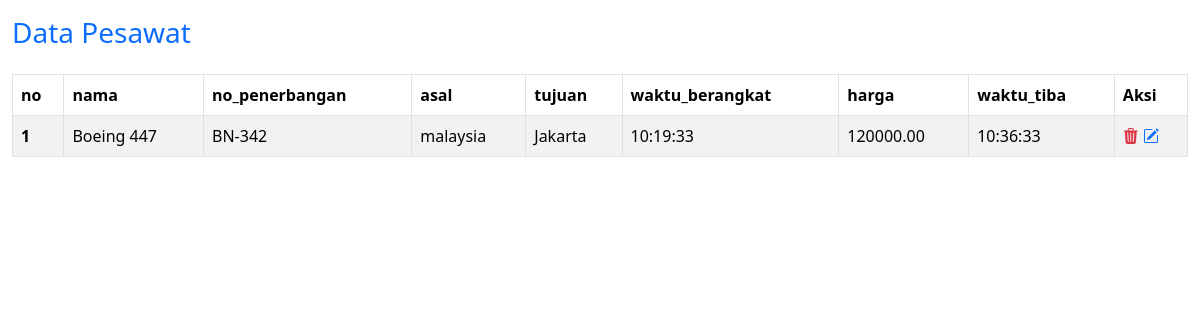
The app's page /admin/data.php, older data.
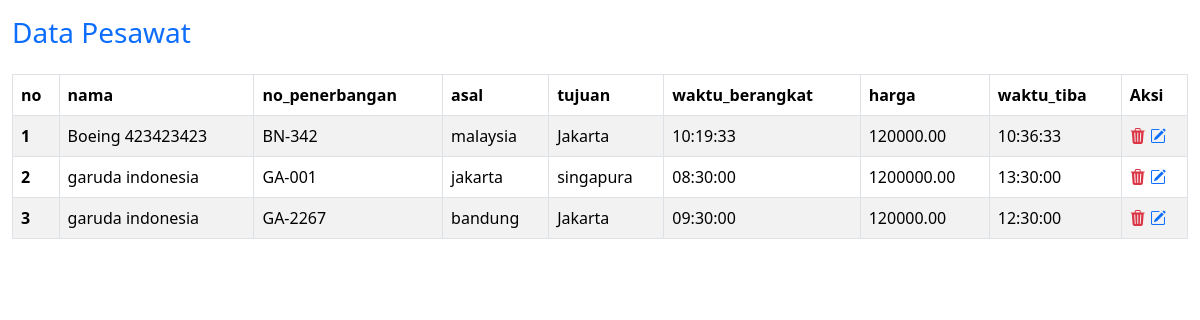
The same page, newer data.
### tables this page shows
CREATE TABLE `pesawat` (
  `id` int NOT NULL,
  `nama` varchar(50) NOT NULL,
  `no_penerbangan` varchar(50) NOT NULL,
  `asal` varchar(50) NOT NULL,
  `tujuan` varchar(50) NOT NULL,
  `waktu_berangkat` time DEFAULT NULL,
  `harga` decimal(12,2) NOT NULL,
  `created_at` timestamp NOT NULL DEFAULT CURRENT_TIMESTAMP,
  `updated_at` timestamp NOT NULL DEFAULT CURRENT_TIMESTAMP,
  `waktu_tiba` time DEFAULT NULL,
  `kursi_tersedia` int NOT NULL
);

### admin/data.php (the view)
<?php include "boot.php"; ?>
<div class="container-fluid mt-3">
    <h3 class="mb-4 text-primary">Data Pesawat</h3>
<table class="table table-striped table-bordered mt-4">
    <thead>
      <tr>
        <th scope="col">no</th>
        <th scope="col">nama</th>
        <th scope="col">no_penerbangan</th>
        <th scope="col">asal</th>
        <th scope="col">tujuan</th>
        <th scope="col">waktu_berangkat</th>
        <th scope="col">harga</th>
        <th scope="col">waktu_tiba</th>
        <th>Aksi</th>
      </tr>
    </thead>
    <tbody>
      <?php include "../koneksi.php";
      $tampil = $mysql->query("SELECT * FROM pesawat");
      foreach ($tampil as $data) {
        @$no++;
      ?>
        <tr>
          <th scope="row"><?= $no; ?></th>
          <td><?= $data['nama'] ?></td>
          <td><?= $data['no_penerbangan'] ?></td>
          <td><?= $data['asal'] ?></td>
          <td><?= $data['tujuan'] ?></td>
          <td><?= $data['waktu_berangkat'] ?></td>
          <td><?= $data['harga'] ?></td>
          <td><?= $data['waktu_tiba'] ?></td>
          <td>
            <a href="delete.php?id=<?= $data['id']; ?>" onclick="return confirm('apakah anda yakin?');">
              <i class="bi bi-trash3-fill text-danger"></i></button></a>
            <a href="update.php?id=<?= $data['id']; ?>" onclick="return confirm;">
              <i class="bi bi-pencil-square"></i></button></a>
          </td>
        </tr>
      <?php } ?>
    </tbody>
  </table>
  </div>

Row changes from the older to the newer data that the page shows:
changed pesawat "BN-342": nama "Boeing 447" → "Boeing 423423423"
added pesawat: nama "garuda indonesia", no_penerbangan "GA-001", asal "jakarta", tujuan "singapura", waktu_berangkat "08:30:00", harga "1200000.00", waktu_tiba "13:30:00"
added pesawat: nama "garuda indonesia", no_penerbangan "GA-2267", asal "bandung", tujuan "Jakarta", waktu_berangkat "09:30:00", harga "120000.00", waktu_tiba "12:30:00"
